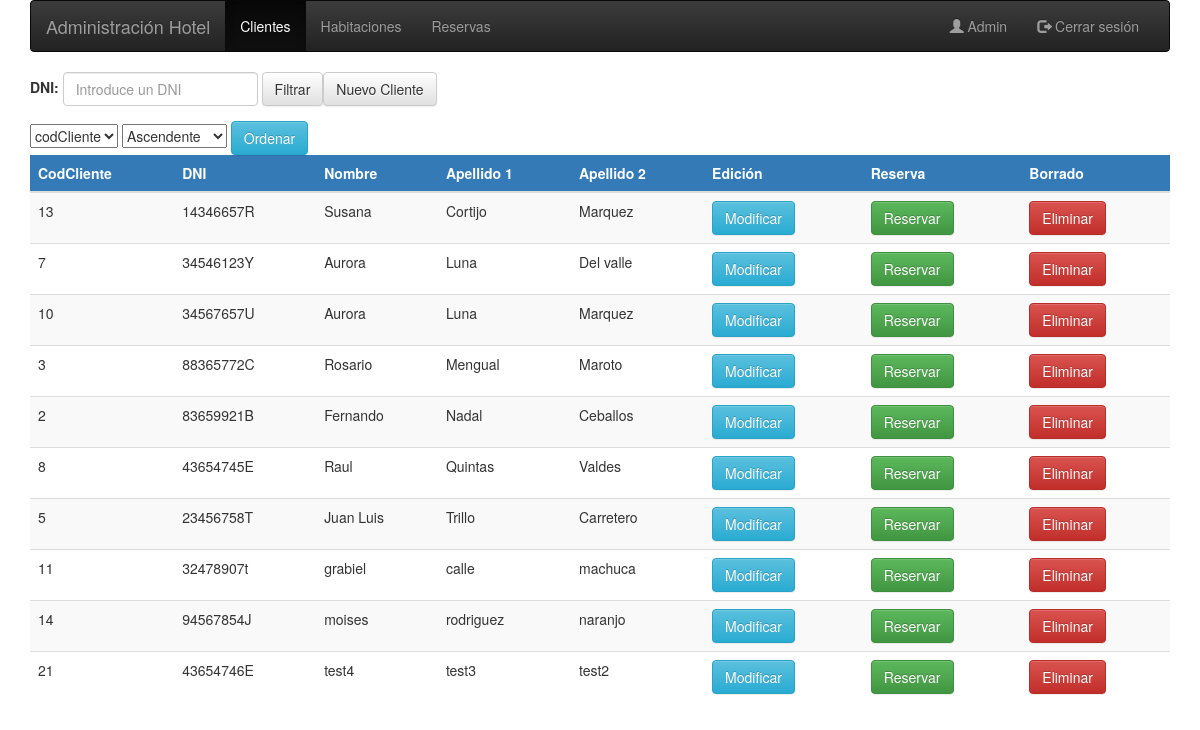
The page /administracion/index.php (signed in) on the database as committed earlier.
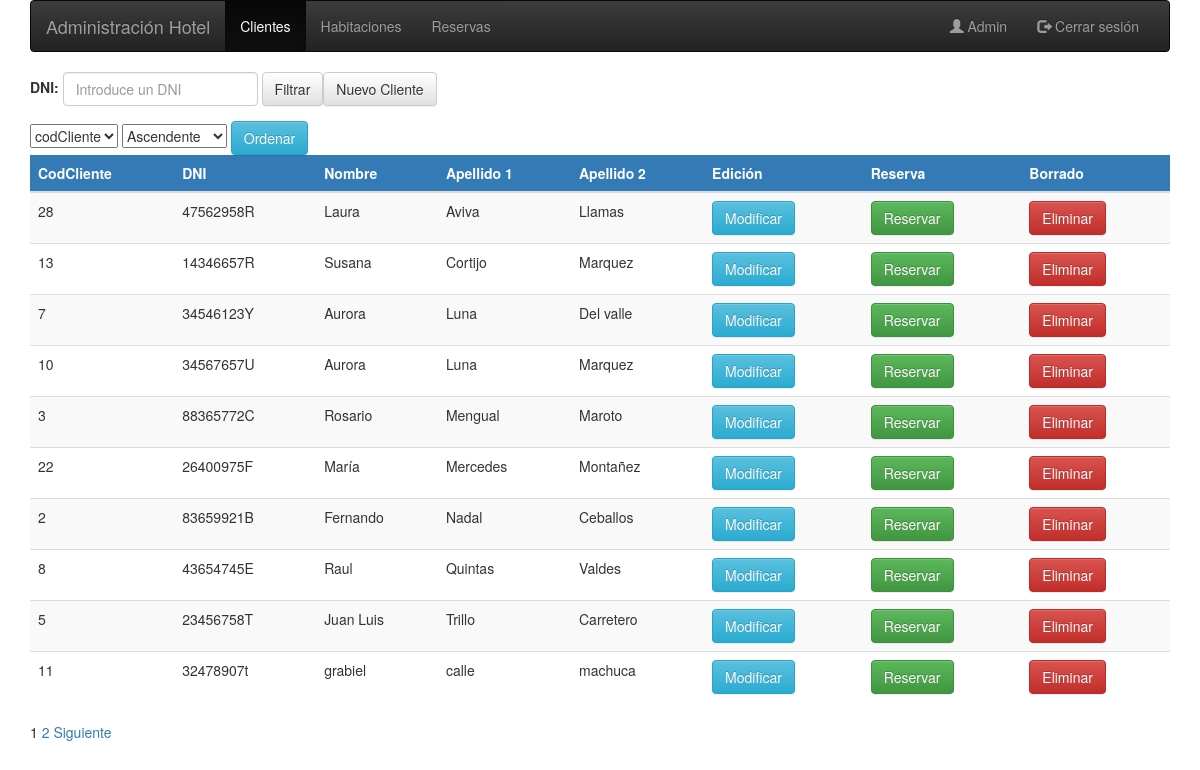
The same page on the database as committed later.
### tables this page shows
CREATE TABLE `cliente` (
  `codCliente` int(10) NOT NULL,
  `DNI` varchar(9) NOT NULL,
  `nombre` varchar(30) NOT NULL,
  `apellido1` varchar(60) NOT NULL,
  `apellido2` varchar(60) NOT NULL
);

### administracion/listaClientes.php (the view, shortened to what this page needs)
  <?php
  if ($_SESSION['logueadoAdmin']){
    try {
      $conexion = new PDO("mysql:host=localhost;dbname=hotel;charset=utf8", "root");
    } catch (PDOException $e) {
      echo "No se ha podido establecer conexión con el servidor de bases de datos.<br>";
      die ("Error: " . $e->getMessage());
    }
    $dni = null;
    if(isset($dni)){
      $consultaTotal = $conexion->query("SELECT * FROM cliente WHERE dni LIKE '%" . $dni . "%'");
    }else{
      $consultaTotal = $conexion->query("SELECT * FROM cliente");
    }
    $totalFilas = $consultaTotal->rowCount();
    $TAMANO_PAGINA = 10;
    $pagina = $_REQUEST["pagina"];
    if(empty($pagina)){
      $pagina = 1;
    }
    if (!isset($pagina)) {
       $inicio = 0;
       $pagina = 1;
    } else {
       $inicio = ($pagina - 1) * $TAMANO_PAGINA;
    }
    $totalPaginas = ceil($totalFilas / $TAMANO_PAGINA);
    $orderBy = "ORDER BY apellido1, apellido2, nombre";
    $orden = $_REQUEST["orden"];
    $tipoOrden = $_REQUEST["tipoOrden"];
    if (!empty($tipoOrden)) {
      $orderBy .= " " . $tipoOrden;
    }else{
      $orderBy .= " ASC";
    }
    if(isset($dni)){
      $consulta = $conexion->query("SELECT * FROM cliente WHERE dni LIKE '%" . $dni . "%' " . $orderBy . " LIMIT " . $inicio . "," . $TAMANO_PAGINA);
    }else{
      $consulta = $conexion->query("SELECT * FROM cliente " . $orderBy . " LIMIT " . $inicio . "," . $TAMANO_PAGINA);
    }
    $opcionesOrden = array();
    $opcionesOrden["codCliente"] = "codCliente";
    $opcionesOrden["dni"] = "DNI";
    $opcionesOrden["nombre"] = "Nombre";
    $opcionesOrden["apellido1"] = "Apellido 1";
    $opcionesOrden["apellido2"] = "Apellido 2";
    $tiposOrden = array();
    $tiposOrden["asc"] = "Ascendente";
    $tiposOrden["desc"] = "Descendente";
  ?>
<div class="ordenar">
  <select name="orden">
     <?php
         foreach ($opcionesOrden as $clave => $valor) {
           $selected = "";
           echo "<option ". $selected ." value='" . $clave . "'>" . $valor . "</option>\n";
         }
     ?>
  </select>
  <select name="tipoOrden">
    <?php
        foreach ($tiposOrden as $clave => $valor) {
          $selected = "";
          echo "<option ". $selected ." value='" . $clave . "'>" . $valor . "</option>\n";
        }
    ?>
  </select>
  <button type="button" class="btn btn-info btn-ordenar">Ordenar</button>
</div>
<table id="tabladatos" class="table table-striped table-hover" data-orden="<?=$orden?>" data-tipo-orden="<?=$tipoOrden?>">
    <thead>
      <tr class="bg-primary">
        <th>CodCliente</th>
        <th>DNI</th>
        <th>Nombre</th>
        <th>Apellido 1</th>
        <th>Apellido 2</th>
        <th>Edición</th>
        <th>Reserva</th>
        <th>Borrado</th>
      </tr>
    </thead>
    <tbody>
      <?php
        while ($cliente = $consulta->fetchObject()) {
      ?>
        <tr id="cliente_<?=$cliente->codCliente?>" data-codCliente="<?= $cliente->codCliente ?>">
          <td class="codCliente"><?= $cliente->codCliente ?></td>
          <td class="dni"><?= $cliente->DNI ?></td>
          <td class="nombre"><?= $cliente->nombre ?></td>
          <td class="apellido"><?= $cliente->apellido1 ?></td>
          <td class="apellido2"><?= $cliente->apellido2 ?></td>
          <td>
            <button type="button" class="btn btn-info btn-modificar">Modificar</button>
          </td>
          <td>
             <button type="button" class="btn btn-success btn-reservar">Reservar</button>
          </td>
          <td>
              <button type="button" class="btn btn-danger btn-eliminar">Eliminar</button>
          </td>
        </tr>
      <?php } ?>
    </tbody>
</table>
<div class="paginacion">
      <?php
        if ($totalPaginas > 1) {
          for ($i=1;$i<=$totalPaginas;$i++) {
            if ($pagina == $i){
               echo "<spam class='pagActual'> " ,$pagina , " </spam>";
            }else{
              echo '  <a href data-pagina="'.$i.'">'.$i.' </a>  ';
            }
          }
          if ($pagina != $totalPaginas){
            echo '<a href data-pagina="'.($pagina+1).'"> Siguiente</a>';
          }
        }
        ?>
</div>
<?php
 }else{
  header("location:/administracion/login.php");
 }
?>

Rows that differ between the two databases and show on the page:
no longer on this page (row unchanged): cliente: codCliente "14", DNI "94567854J", nombre "moises", apellido1 "rodriguez", apellido2 "naranjo"
no longer on this page (row unchanged): cliente: codCliente "21", DNI "43654746E", nombre "test4", apellido1 "test3", apellido2 "test2"
added cliente: codCliente "28", DNI "47562958R", nombre "Laura", apellido1 "Aviva", apellido2 "Llamas"
added cliente: codCliente "22", DNI "26400975F", nombre "María", apellido1 "Mercedes", apellido2 "Montañez"
Other text that changed with them:
new list line: "1"
new list line: "2"
text now shown: "Siguiente"
